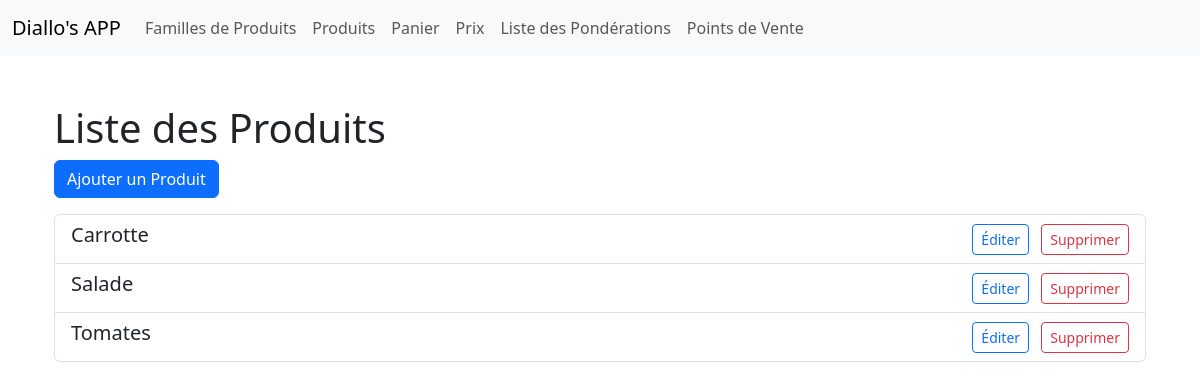
Before: /products/ with the older database file.
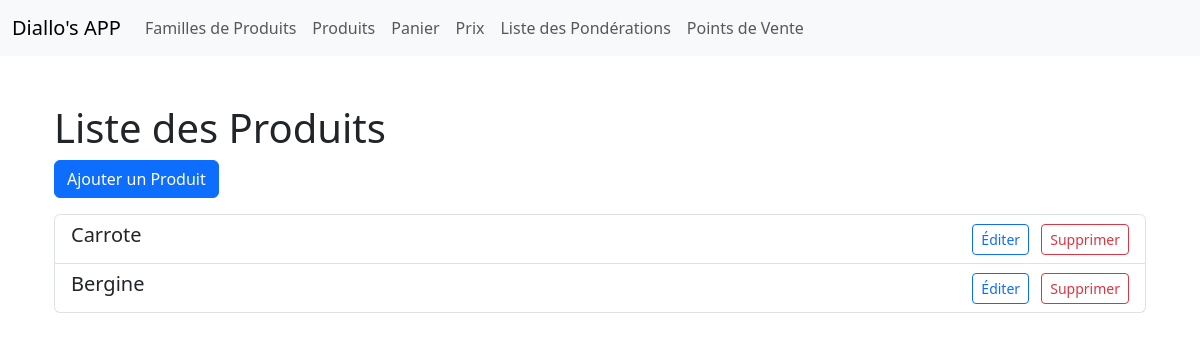
After: the same page with the newer database file.
### gestion_produits/models.py (models this page shows, shortened)
class Product(models.Model):
    DEFAULT_CODE = 'DEFAULT_CODE'
    DEFAULT_NAME = 'DEFAULT_NAME'
    DEFAULT_DESCRIPTION = 'DEFAULT_DESCRIPTION'
    code_name = models.CharField(max_length=100, default=DEFAULT_CODE)
    name = models.CharField(max_length=100, default=DEFAULT_NAME)
    description = models.TextField(default=DEFAULT_DESCRIPTION)
    family = models.ForeignKey(Family, on_delete=models.CASCADE)

### gestion_produits/views.py (the view)
# urls.py: path('products/', views.product_list, name='product_list'),
def product_list(request):
    products = Product.objects.all()
    return render(request, 'product_list.html', {'products': products})

### gestion_produits/templates/product_list.html (shortened to what this page needs)
{% extends 'base.html' %}
{% block content %}
<div class="container mt-5">
    <h1>Liste des Produits</h1>
    <a href="{% url 'product_new' %}" class="btn btn-primary mb-3">Ajouter un Produit</a>
    <ul class="list-group">
        {% for product in products %}
            <li class="list-group-item d-flex justify-content-between align-items-center">
                <div>
                    <h5>{{ product.name }}</h5>
                </div>
                <div>
                    <a href="{% url 'product_edit' pk=product.pk %}" class="btn btn-sm btn-outline-primary me-2">Éditer</a>
                    <form action="{% url 'product_delete' pk=product.pk %}" method="post" class="d-inline">
                        <button type="submit" class="btn btn-sm btn-outline-danger" onclick="return confirm('Êtes-vous sûr de vouloir supprimer ce produit ?')">Supprimer</button>
                    </form>
                </div>
            </li>
        {% endfor %}
    </ul>
</div>
{% endblock %}

Changed rows visible on the page:
removed Product: name "Carrotte"
removed Product: name "Salade"
removed Product: name "Tomates"
added Product: name "Carrote"
added Product: name "Bergine"
